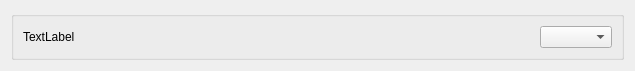
<?xml version="1.0" encoding="UTF-8"?>
<ui version="4.0">
 <class>examPair</class>
 <widget class="QWidget" name="examPair">
  <property name="geometry">
   <rect>
    <x>0</x>
    <y>0</y>
    <width>635</width>
    <height>58</height>
   </rect>
  </property>
  <property name="windowTitle">
   <string>Form</string>
  </property>
  <layout class="QHBoxLayout" name="horizontalLayout_2">
   <item>
    <widget class="QGroupBox" name="groupBox">
     <property name="sizePolicy">
      <sizepolicy hsizetype="Minimum" vsizetype="Preferred">
       <horstretch>0</horstretch>
       <verstretch>0</verstretch>
      </sizepolicy>
     </property>
     <property name="title">
      <string/>
     </property>
     <layout class="QHBoxLayout" name="horizontalLayout">
      <item>
       <widget class="QLabel" name="examName">
        <property name="sizePolicy">
         <sizepolicy hsizetype="MinimumExpanding" vsizetype="Preferred">
          <horstretch>0</horstretch>
          <verstretch>0</verstretch>
         </sizepolicy>
        </property>
        <property name="minimumSize">
         <size>
          <width>350</width>
          <height>0</height>
         </size>
        </property>
        <property name="maximumSize">
         <size>
          <width>350</width>
          <height>16777215</height>
         </size>
        </property>
        <property name="text">
         <string>TextLabel</string>
        </property>
        <property name="wordWrap">
         <bool>true</bool>
        </property>
       </widget>
      </item>
      <item>
       <spacer name="horizontalSpacer">
        <property name="orientation">
         <enum>Qt::Horizontal</enum>
        </property>
        <property name="sizeType">
         <enum>QSizePolicy::MinimumExpanding</enum>
        </property>
        <property name="sizeHint" stdset="0">
         <size>
          <width>40</width>
          <height>20</height>
         </size>
        </property>
       </spacer>
      </item>
      <item>
       <widget class="QComboBox" name="examChoose">
        <property name="sizePolicy">
         <sizepolicy hsizetype="Minimum" vsizetype="Fixed">
          <horstretch>0</horstretch>
          <verstretch>0</verstretch>
         </sizepolicy>
        </property>
        <property name="maximumSize">
         <size>
          <width>400</width>
          <height>16777215</height>
         </size>
        </property>
       </widget>
      </item>
     </layout>
    </widget>
   </item>
  </layout>
 </widget>
 <resources/>
 <connections/>
</ui>
